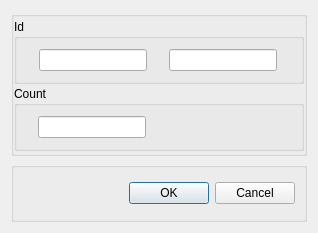
<?xml version="1.0" encoding="UTF-8"?>
<ui version="4.0">
 <class>DevelopActionSelectDialog</class>
 <widget class="QDialog" name="DevelopActionSelectDialog">
  <property name="geometry">
   <rect>
    <x>0</x>
    <y>0</y>
    <width>318</width>
    <height>233</height>
   </rect>
  </property>
  <property name="windowTitle">
   <string>Dialog</string>
  </property>
  <layout class="QGridLayout" name="gridLayout">
   <item row="1" column="0" colspan="2">
    <widget class="QGroupBox" name="groupBox_3">
     <property name="sizePolicy">
      <sizepolicy hsizetype="Preferred" vsizetype="Minimum">
       <horstretch>0</horstretch>
       <verstretch>0</verstretch>
      </sizepolicy>
     </property>
     <property name="maximumSize">
      <size>
       <width>16777215</width>
       <height>60</height>
      </size>
     </property>
     <property name="title">
      <string/>
     </property>
     <layout class="QHBoxLayout" name="horizontalLayout">
      <item>
       <widget class="QDialogButtonBox" name="buttonBox_2">
        <property name="orientation">
         <enum>Qt::Horizontal</enum>
        </property>
        <property name="standardButtons">
         <set>QDialogButtonBox::Cancel|QDialogButtonBox::Ok</set>
        </property>
       </widget>
      </item>
     </layout>
    </widget>
   </item>
   <item row="0" column="0" colspan="2">
    <widget class="QGroupBox" name="groupBox">
     <property name="title">
      <string/>
     </property>
     <layout class="QVBoxLayout" name="verticalLayout">
      <property name="spacing">
       <number>0</number>
      </property>
      <property name="leftMargin">
       <number>0</number>
      </property>
      <property name="topMargin">
       <number>0</number>
      </property>
      <property name="rightMargin">
       <number>0</number>
      </property>
      <property name="bottomMargin">
       <number>0</number>
      </property>
      <item>
       <widget class="QGroupBox" name="groupBox_6">
        <property name="maximumSize">
         <size>
          <width>16777215</width>
          <height>65</height>
         </size>
        </property>
        <property name="title">
         <string>Id</string>
        </property>
        <layout class="QHBoxLayout" name="horizontalLayout_2">
         <property name="spacing">
          <number>0</number>
         </property>
         <property name="leftMargin">
          <number>0</number>
         </property>
         <property name="topMargin">
          <number>0</number>
         </property>
         <property name="rightMargin">
          <number>0</number>
         </property>
         <property name="bottomMargin">
          <number>0</number>
         </property>
         <item>
          <widget class="QLineEdit" name="leId">
           <property name="sizePolicy">
            <sizepolicy hsizetype="Fixed" vsizetype="Fixed">
             <horstretch>0</horstretch>
             <verstretch>0</verstretch>
            </sizepolicy>
           </property>
          </widget>
         </item>
         <item>
          <widget class="QLineEdit" name="leName">
           <property name="sizePolicy">
            <sizepolicy hsizetype="Fixed" vsizetype="Fixed">
             <horstretch>0</horstretch>
             <verstretch>0</verstretch>
            </sizepolicy>
           </property>
           <property name="readOnly">
            <bool>true</bool>
           </property>
          </widget>
         </item>
        </layout>
       </widget>
      </item>
      <item>
       <widget class="QGroupBox" name="groupBox_8">
        <property name="maximumSize">
         <size>
          <width>16777215</width>
          <height>65</height>
         </size>
        </property>
        <property name="title">
         <string>Count</string>
        </property>
        <layout class="QHBoxLayout" name="horizontalLayout_3">
         <property name="spacing">
          <number>0</number>
         </property>
         <property name="leftMargin">
          <number>0</number>
         </property>
         <property name="topMargin">
          <number>0</number>
         </property>
         <property name="rightMargin">
          <number>0</number>
         </property>
         <property name="bottomMargin">
          <number>0</number>
         </property>
         <item>
          <widget class="QLineEdit" name="leCount">
           <property name="sizePolicy">
            <sizepolicy hsizetype="Fixed" vsizetype="Fixed">
             <horstretch>0</horstretch>
             <verstretch>0</verstretch>
            </sizepolicy>
           </property>
          </widget>
         </item>
         <item>
          <spacer name="horizontalSpacer">
           <property name="orientation">
            <enum>Qt::Horizontal</enum>
           </property>
           <property name="sizeType">
            <enum>QSizePolicy::Fixed</enum>
           </property>
           <property name="sizeHint" stdset="0">
            <size>
             <width>133</width>
             <height>20</height>
            </size>
           </property>
          </spacer>
         </item>
        </layout>
       </widget>
      </item>
     </layout>
    </widget>
   </item>
  </layout>
 </widget>
 <resources/>
 <connections>
  <connection>
   <sender>buttonBox_2</sender>
   <signal>accepted()</signal>
   <receiver>DevelopActionSelectDialog</receiver>
   <slot>accept()</slot>
   <hints>
    <hint type="sourcelabel">
     <x>198</x>
     <y>195</y>
    </hint>
    <hint type="destinationlabel">
     <x>142</x>
     <y>232</y>
    </hint>
   </hints>
  </connection>
  <connection>
   <sender>buttonBox_2</sender>
   <signal>rejected()</signal>
   <receiver>DevelopActionSelectDialog</receiver>
   <slot>reject()</slot>
   <hints>
    <hint type="sourcelabel">
     <x>270</x>
     <y>193</y>
    </hint>
    <hint type="destinationlabel">
     <x>318</x>
     <y>162</y>
    </hint>
   </hints>
  </connection>
  <connection>
   <sender>leId</sender>
   <signal>textEdited(QString)</signal>
   <receiver>DevelopActionSelectDialog</receiver>
   <slot>slotOnIDEdited()</slot>
   <hints>
    <hint type="sourcelabel">
     <x>69</x>
     <y>51</y>
    </hint>
    <hint type="destinationlabel">
     <x>315</x>
     <y>65</y>
    </hint>
   </hints>
  </connection>
 </connections>
 <slots>
  <slot>slotOnIDEdited()</slot>
 </slots>
</ui>
